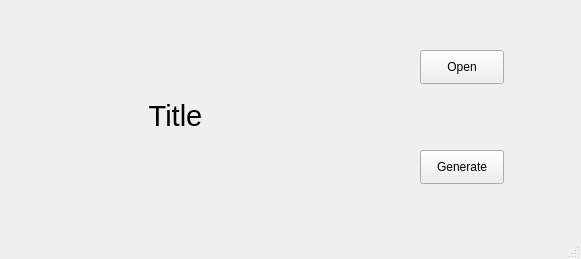
<?xml version="1.0" encoding="UTF-8"?>
<ui version="4.0">
 <class>MainWindow</class>
 <widget class="QMainWindow" name="MainWindow">
  <property name="geometry">
   <rect>
    <x>0</x>
    <y>0</y>
    <width>581</width>
    <height>259</height>
   </rect>
  </property>
  <property name="windowTitle">
   <string>MainWindow</string>
  </property>
  <widget class="QWidget" name="centralwidget">
   <widget class="QLabel" name="label">
    <property name="geometry">
     <rect>
      <x>30</x>
      <y>50</y>
      <width>291</width>
      <height>131</height>
     </rect>
    </property>
    <property name="font">
     <font>
      <pointsize>22</pointsize>
     </font>
    </property>
    <property name="text">
     <string>Title</string>
    </property>
    <property name="alignment">
     <set>Qt::AlignCenter</set>
    </property>
   </widget>
   <widget class="QPushButton" name="pushButton">
    <property name="geometry">
     <rect>
      <x>420</x>
      <y>50</y>
      <width>84</width>
      <height>34</height>
     </rect>
    </property>
    <property name="text">
     <string>Open</string>
    </property>
   </widget>
   <widget class="QPushButton" name="pushButton_2">
    <property name="geometry">
     <rect>
      <x>420</x>
      <y>150</y>
      <width>84</width>
      <height>34</height>
     </rect>
    </property>
    <property name="text">
     <string>Generate</string>
    </property>
   </widget>
  </widget>
  <widget class="QMenuBar" name="menubar">
   <property name="geometry">
    <rect>
     <x>0</x>
     <y>0</y>
     <width>581</width>
     <height>30</height>
    </rect>
   </property>
  </widget>
  <widget class="QStatusBar" name="statusbar"/>
 </widget>
 <resources/>
 <connections/>
</ui>
